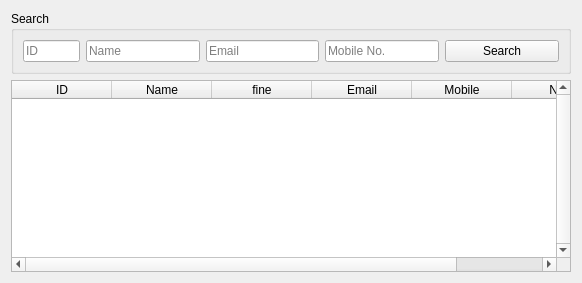
              <widget class="QWidget" name="members_browse_tab">
               <attribute name="title">
                <string>Browse Members</string>
               </attribute>
               <layout class="QVBoxLayout" name="verticalLayout_6">
                <item>
                 <widget class="QGroupBox" name="groupBox">
                  <property name="title">
                   <string>Search</string>
                  </property>
                  <layout class="QGridLayout" name="gridLayout_4">
                   <item row="0" column="0">
                    <layout class="QHBoxLayout" name="horizontalLayout_10" stretch="1,2,2,2,2">
                     <item>
                      <widget class="QLineEdit" name="member_search_id">
                       <property name="inputMethodHints">
                        <set>Qt::ImhDigitsOnly</set>
                       </property>
                       <property name="placeholderText">
                        <string>ID</string>
                       </property>
                      </widget>
                     </item>
                     <item>
                      <widget class="QLineEdit" name="member_search_name">
                       <property name="placeholderText">
                        <string>Name</string>
                       </property>
                      </widget>
                     </item>
                     <item>
                      <widget class="QLineEdit" name="member_search_email">
                       <property name="inputMethodHints">
                        <set>Qt::ImhEmailCharactersOnly</set>
                       </property>
                       <property name="placeholderText">
                        <string>Email</string>
                       </property>
                      </widget>
                     </item>
                     <item>
                      <widget class="QLineEdit" name="member_search_mob">
                       <property name="inputMethodHints">
                        <set>Qt::ImhDigitsOnly</set>
                       </property>
                       <property name="placeholderText">
                        <string>Mobile No.</string>
                       </property>
                      </widget>
                     </item>
                     <item>
                      <widget class="QPushButton" name="member_search_btn">
                       <property name="text">
                        <string>Search</string>
                       </property>
                       <property name="autoDefault">
                        <bool>true</bool>
                       </property>
                      </widget>
                     </item>
                    </layout>
                   </item>
                  </layout>
                 </widget>
                </item>
                <item>
                 <widget class="QTableWidget" name="members_table">
                  <property name="verticalScrollBarPolicy">
                   <enum>Qt::ScrollBarAlwaysOn</enum>
                  </property>
                  <property name="selectionMode">
                   <enum>QAbstractItemView::SingleSelection</enum>
                  </property>
                  <property name="selectionBehavior">
                   <enum>QAbstractItemView::SelectRows</enum>
                  </property>
                  <column>
                   <property name="text">
                    <string>ID</string>
                   </property>
                  </column>
                  <column>
                   <property name="text">
                    <string>Name</string>
                   </property>
                  </column>
                  <column>
                   <property name="text">
                    <string>fine</string>
                   </property>
                  </column>
                  <column>
                   <property name="text">
                    <string>Email</string>
                   </property>
                  </column>
                  <column>
                   <property name="text">
                    <string>Mobile</string>
                   </property>
                  </column>
                  <column>
                   <property name="text">
                    <string>Note</string>
                   </property>
                  </column>
                 </widget>
                </item>
               </layout>
              </widget>
